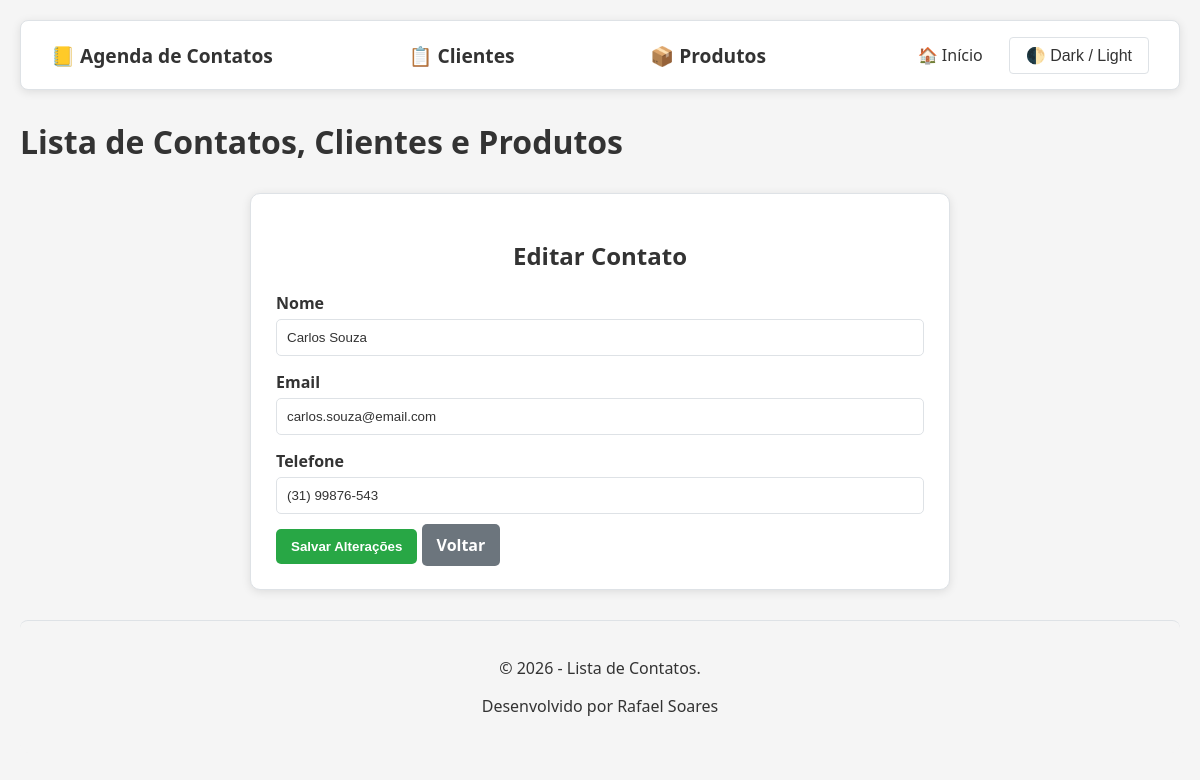
The app's page /index.php?pagina=editar_contato&id=3 with its own data.
### tables this page shows
CREATE TABLE contatos (
    id INT AUTO_INCREMENT PRIMARY KEY,
    nome VARCHAR(100) NOT NULL,
    email VARCHAR(100) NOT NULL,
    telefone VARCHAR(14),
    created_at TIMESTAMP DEFAULT CURRENT_TIMESTAMP
);

### config/database.php (called while the page is built)
<?php
class Database
{
    private static ?PDO $connection = null;
    public static function getConnection(): PDO
    {
        if (self::$connection === null) {
            $host = "localhost";
            $dbname = "agenda";
            $user = "root";
            $pass = "";
            self::$connection = new PDO(
                "mysql:host=$host;dbname=$dbname;charset=utf8",
                $user,
                $pass
            );
            self::$connection->setAttribute(
                PDO::ATTR_ERRMODE,
                PDO::ERRMODE_EXCEPTION
            );
        }
        return self::$connection;
    }
}
?>

### models/ContatoDAO.php (called while the page is built, shortened)
<?php
require_once __DIR__ . '/../config/database.php';
class ContatoDAO
{
    private PDO $pdo;
    public function __construct()
    {
        $this->pdo = Database::getConnection();
    }
    public function buscarPorId(int $id): ?array
{
    try {
        $stmt = $this->pdo->prepare(
            "SELECT * FROM contatos WHERE id = ?"
        );
        $stmt->execute([$id]);
        $resultado = $stmt->fetch(PDO::FETCH_ASSOC);
        return $resultado ?: null;
    } catch (PDOException $e) {
        return null;
    }
}
}
?>

### views/contatos/editar_contato.php (the view, shortened to what this page needs)
<?php
require_once __DIR__ . '/../../models/ContatoDAO.php';
$id = filter_input(INPUT_GET, 'id', FILTER_VALIDATE_INT);
$dao = new ContatoDAO();
$contato = $dao->buscarPorId($id);
require_once __DIR__ . '/../cabecalho.php';
?>
<div class="form-container">
    <h2>Editar Contato</h2>
    <form method="post">
        <div class="form-group">
            <label>Nome</label>
            <input
                type="text"
                name="nome"
                value="<?= htmlspecialchars($contato['nome']) ?>"
                required>
        </div>
        <div class="form-group">
            <label>Email</label>
            <input
                type="email"
                name="email"
                value="<?= htmlspecialchars($contato['email']) ?>">
        </div>
        <div class="form-group">
            <label>Telefone</label>
            <input
                type="text"
                name="telefone"
                value="<?= htmlspecialchars($contato['telefone']) ?>">
        </div>
        <button type="submit" class="btn btn-salvar">
            Salvar Alterações
        </button>
        <a href="index.php?pagina=contatos"
           class="btn btn-voltar">
            Voltar
        </a>
    </form>
</div>
<?php
require_once __DIR__ . '/../rodape.php';
?>

### views/cabecalho.php (style rules this page uses)
:root { --bg-color: #f5f5f5; --text-color: #333333; --card-bg: #ffffff; --table-bg: #ffffff; --header-bg: #f8f9fa; --border-color: #dee2e6; --navbar-bg: #ffffff; --footer-bg: #f5f5f5; }
* { transition: background-color 0.3s ease, color 0.3s ease; box-sizing: border-box; }
body { font-family: 'Segoe UI', Tahoma, Geneva, Verdana, sans-serif; margin: 0; padding: 20px; background-color: var(--bg-color); color: var(--text-color); }
.form-container { max-width: 700px; margin: 30px auto; background: var(--card-bg); padding: 25px; border-radius: 10px; border: 1px solid var(--border-color); box-shadow: 0 2px 10px rgba(0,0,0,0.1); }
.form-container h2 { margin-bottom: 20px; text-align: center; }
.form-group { margin-bottom: 15px; }
.form-group label { display: block; font-weight: bold; margin-bottom: 5px; }
.form-group input, .form-group textarea, .form-group select { width: 100%; padding: 10px; border: 1px solid var(--border-color); border-radius: 5px; background: var(--table-bg); color: var(--text-color); }
.btn { padding: 10px 15px; border: none; border-radius: 5px; cursor: pointer; text-decoration: none; color: white; font-weight: bold; }
.btn-salvar { background: #28a745; }
.btn-voltar { background: #6c757d; }

### records on screen
contatos: nome "Carlos Souza", email "carlos.souza@email.com", telefone "(31) 99876-543"
